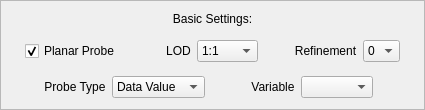
      <widget class="QFrame" name="frame_2">
       <property name="frameShape">
        <enum>QFrame::StyledPanel</enum>
       </property>
       <property name="frameShadow">
        <enum>QFrame::Plain</enum>
       </property>
       <property name="lineWidth">
        <number>0</number>
       </property>
       <layout class="QHBoxLayout" name="horizontalLayout_4">
        <item>
         <layout class="QVBoxLayout" name="verticalLayout_2">
          <item>
           <widget class="QLabel" name="label_2">
            <property name="text">
             <string>Basic Settings:</string>
            </property>
            <property name="alignment">
             <set>Qt::AlignCenter</set>
            </property>
           </widget>
          </item>
          <item>
           <layout class="QHBoxLayout" name="horizontalLayout">
            <item>
             <spacer name="spacer140">
              <property name="orientation">
               <enum>Qt::Horizontal</enum>
              </property>
              <property name="sizeType">
               <enum>QSizePolicy::Expanding</enum>
              </property>
              <property name="sizeHint" stdset="0">
               <size>
                <width>13</width>
                <height>38</height>
               </size>
              </property>
             </spacer>
            </item>
            <item>
             <widget class="QCheckBox" name="planarCheckbox">
              <property name="toolTip">
               <string>Check to force probe to be planar</string>
              </property>
              <property name="whatsThis">
               <string>The &quot;Probe is Planar&quot; checkbox
sets the thickness (i.e. Zp -size) of
the probe to 0,  This enables the
probe to be used as a contour plane.
When the box is not checked, the
Zp -size can be increased, enabling
the histogramming of data over
larger volumes within the region.
However, when the Zp size is greater
than 0, the cross-section view will
remain that of a 2-dimensional
slice through the center of the
probe volume.</string>
              </property>
              <property name="text">
               <string>Planar Probe</string>
              </property>
              <property name="checked">
               <bool>true</bool>
              </property>
             </widget>
            </item>
            <item>
             <spacer name="horizontalSpacer">
              <property name="orientation">
               <enum>Qt::Horizontal</enum>
              </property>
              <property name="sizeHint" stdset="0">
               <size>
                <width>40</width>
                <height>20</height>
               </size>
              </property>
             </spacer>
            </item>
            <item>
             <widget class="QLabel" name="textLabel1_13">
              <property name="toolTip">
               <string>Select the refinement level (resolution) of the current probe/contour plane</string>
              </property>
              <property name="text">
               <string>LOD</string>
              </property>
              <property name="alignment">
               <set>Qt::AlignCenter</set>
              </property>
              <property name="wordWrap">
               <bool>false</bool>
              </property>
             </widget>
            </item>
            <item>
             <widget class="QComboBox" name="lodCombo">
              <property name="toolTip">
               <string>Specify the approximation level for the data being visualized</string>
              </property>
              <property name="whatsThis">
               <string>The Refinement parameter and (in the case of VDC2 data) the LOD parameter control the quality of the approximation used when visualizing a variable.  The Refinement parameter selects the grid resolutiion.  Coarser resolutions require less memory (RAM); less computation by the visualization algorithms; and for VDC1 data, less storage space on disk, therefore less time to read the data.  For VDC2 data the Refinement level has no impact on disk storage.  The LOD parameter, which is only available for VDC2 data sets, selects a compression level.  Variables with greater compression require less disk storage and can thus be read from disk by vaporgui more quickly, but have no impact on memory  (RAM) or computation time required by the visualziation algorithms.  For both LOD and Refinement, level 0 corresponds to the coarsest approximation available.</string>
              </property>
              <property name="maxCount">
               <number>5</number>
              </property>
              <item>
               <property name="text">
                <string>1:1</string>
               </property>
              </item>
              <item>
               <property name="text">
                <string>10:1</string>
               </property>
              </item>
              <item>
               <property name="text">
                <string>100:1</string>
               </property>
              </item>
             </widget>
            </item>
            <item>
             <spacer name="spacer111">
              <property name="orientation">
               <enum>Qt::Horizontal</enum>
              </property>
              <property name="sizeType">
               <enum>QSizePolicy::Expanding</enum>
              </property>
              <property name="sizeHint" stdset="0">
               <size>
                <width>30</width>
                <height>20</height>
               </size>
              </property>
             </spacer>
            </item>
            <item>
             <widget class="QLabel" name="textLabel1_2">
              <property name="toolTip">
               <string>Select the refinement level (resolution) of the current probe/contour plane</string>
              </property>
              <property name="text">
               <string>Refinement</string>
              </property>
              <property name="alignment">
               <set>Qt::AlignCenter</set>
              </property>
              <property name="wordWrap">
               <bool>false</bool>
              </property>
             </widget>
            </item>
            <item>
             <widget class="QComboBox" name="refinementCombo">
              <property name="toolTip">
               <string>Select the refinement level (resolution) of the current probe/contour plane</string>
              </property>
              <property name="whatsThis">
               <string>The Refinement parameter and (in the case of VDC2 data) the LOD parameter control the quality of the approximation used when visualizing a variable.  The Refinement parameter selects the grid resolutiion.  Coarser resolutions require less memory (RAM); less computation by the visualization algorithms; and for VDC1 data, less storage space on disk, therefore less time to read the data.  For VDC2 data the Refinement level has no impact on disk storage.  The LOD parameter, which is only available for VDC2 data sets, selects a compression level.  Variables with greater compression require less disk storage and can thus be read from disk by vaporgui more quickly, but have no impact on memory  (RAM) or computation time required by the visualziation algorithms.  For both LOD and Refinement, level 0 corresponds to the coarsest approximation available.</string>
              </property>
              <property name="maxCount">
               <number>5</number>
              </property>
              <item>
               <property name="text">
                <string>0</string>
               </property>
              </item>
              <item>
               <property name="text">
                <string>1</string>
               </property>
              </item>
              <item>
               <property name="text">
                <string>2</string>
               </property>
              </item>
              <item>
               <property name="text">
                <string>3</string>
               </property>
              </item>
              <item>
               <property name="text">
                <string>5</string>
               </property>
              </item>
             </widget>
            </item>
            <item>
             <spacer name="spacer110">
              <property name="orientation">
               <enum>Qt::Horizontal</enum>
              </property>
              <property name="sizeType">
               <enum>QSizePolicy::Expanding</enum>
              </property>
              <property name="sizeHint" stdset="0">
               <size>
                <width>13</width>
                <height>38</height>
               </size>
              </property>
             </spacer>
            </item>
           </layout>
          </item>
          <item>
           <layout class="QHBoxLayout" name="horizontalLayout_3">
            <item>
             <spacer name="spacer55">
              <property name="orientation">
               <enum>Qt::Horizontal</enum>
              </property>
              <property name="sizeType">
               <enum>QSizePolicy::Expanding</enum>
              </property>
              <property name="sizeHint" stdset="0">
               <size>
                <width>31</width>
                <height>20</height>
               </size>
              </property>
             </spacer>
            </item>
            <item>
             <widget class="QLabel" name="textLabel1_7">
              <property name="text">
               <string>Probe Type</string>
              </property>
              <property name="alignment">
               <set>Qt::AlignCenter</set>
              </property>
              <property name="wordWrap">
               <bool>false</bool>
              </property>
             </widget>
            </item>
            <item>
             <widget class="QComboBox" name="probeTypeCombo">
              <property name="toolTip">
               <string>Select whether the probe will display the color-mapped data or a tlow image (using image-based flow visualization)</string>
              </property>
              <item>
               <property name="text">
                <string>Data Value</string>
               </property>
              </item>
              <item>
               <property name="text">
                <string>Flow Image</string>
               </property>
              </item>
             </widget>
            </item>
            <item>
             <spacer name="horizontalSpacer_2">
              <property name="orientation">
               <enum>Qt::Horizontal</enum>
              </property>
              <property name="sizeHint" stdset="0">
               <size>
                <width>40</width>
                <height>20</height>
               </size>
              </property>
             </spacer>
            </item>
            <item>
             <widget class="QLabel" name="label">
              <property name="text">
               <string>Variable</string>
              </property>
              <property name="alignment">
               <set>Qt::AlignCenter</set>
              </property>
             </widget>
            </item>
            <item>
             <widget class="QComboBox" name="variableCombo"/>
            </item>
            <item>
             <spacer name="horizontalSpacer_3">
              <property name="orientation">
               <enum>Qt::Horizontal</enum>
              </property>
              <property name="sizeHint" stdset="0">
               <size>
                <width>40</width>
                <height>20</height>
               </size>
              </property>
             </spacer>
            </item>
           </layout>
          </item>
         </layout>
        </item>
       </layout>
      </widget>
